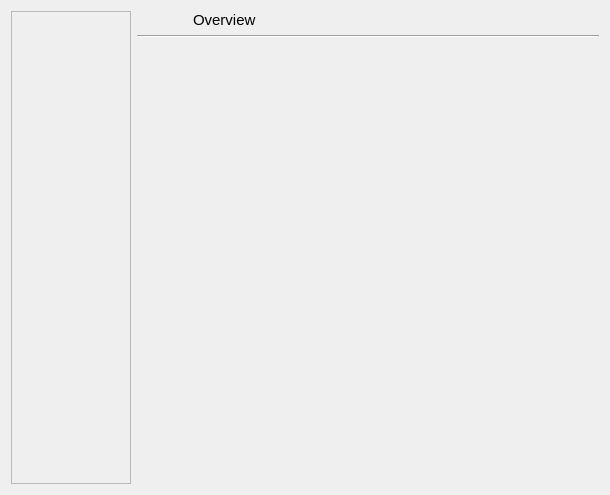
<?xml version="1.0" encoding="UTF-8"?>
<ui version="4.0">
 <class>MultiPageWidget</class>
 <widget class="QWidget" name="MultiPageWidget">
  <property name="geometry">
   <rect>
    <x>0</x>
    <y>0</y>
    <width>610</width>
    <height>495</height>
   </rect>
  </property>
  <property name="windowTitle">
   <string>Form</string>
  </property>
  <layout class="QHBoxLayout" name="horizontalLayout">
   <item>
    <widget class="QScrollArea" name="scrollAreaPages">
     <property name="maximumSize">
      <size>
       <width>120</width>
       <height>16777215</height>
      </size>
     </property>
     <property name="styleSheet">
      <string notr="true">QScrollArea2 {
	
	background-color: rgb(255, 255, 255);
}
QToolButto2 {
	height: 32px;
	padding-top: 9px;
	padding-bottom: 9px;

	
	background-color: rgb(255, 255, 255);
	border: none;
}</string>
     </property>
     <property name="horizontalScrollBarPolicy">
      <enum>Qt::ScrollBarAlwaysOff</enum>
     </property>
     <property name="widgetResizable">
      <bool>true</bool>
     </property>
     <widget class="QWidget" name="scrollAreaWidgetContents">
      <property name="geometry">
       <rect>
        <x>0</x>
        <y>0</y>
        <width>118</width>
        <height>475</height>
       </rect>
      </property>
      <property name="styleSheet">
       <string notr="true">QToolButton {
            background-color: white;
            border: 1px solid red;
            padding-top: 10px;
            padding-bottom: 10px;
			height: 48px;
        }</string>
      </property>
      <layout class="QVBoxLayout" name="verticalLayoutButtons">
       <property name="spacing">
        <number>0</number>
       </property>
       <property name="leftMargin">
        <number>0</number>
       </property>
       <property name="topMargin">
        <number>0</number>
       </property>
       <property name="rightMargin">
        <number>0</number>
       </property>
       <property name="bottomMargin">
        <number>0</number>
       </property>
       <item>
        <spacer name="verticalSpacer_3">
         <property name="orientation">
          <enum>Qt::Vertical</enum>
         </property>
         <property name="sizeHint" stdset="0">
          <size>
           <width>20</width>
           <height>246</height>
          </size>
         </property>
        </spacer>
       </item>
      </layout>
     </widget>
    </widget>
   </item>
   <item>
    <layout class="QVBoxLayout" name="verticalLayout_7">
     <item>
      <layout class="QHBoxLayout" name="horizontalLayout_2">
       <property name="topMargin">
        <number>0</number>
       </property>
       <item>
        <widget class="QLabel" name="labelPageIcon">
         <property name="sizePolicy">
          <sizepolicy hsizetype="Fixed" vsizetype="Preferred">
           <horstretch>50</horstretch>
           <verstretch>0</verstretch>
          </sizepolicy>
         </property>
         <property name="minimumSize">
          <size>
           <width>50</width>
           <height>0</height>
          </size>
         </property>
         <property name="text">
          <string/>
         </property>
        </widget>
       </item>
       <item>
        <widget class="QLabel" name="labelTitle">
         <property name="font">
          <font>
           <pointsize>11</pointsize>
          </font>
         </property>
         <property name="styleSheet">
          <string notr="true">border-left: 1px solid gray;</string>
         </property>
         <property name="text">
          <string>Overview</string>
         </property>
        </widget>
       </item>
      </layout>
     </item>
     <item>
      <widget class="Line" name="line">
       <property name="orientation">
        <enum>Qt::Horizontal</enum>
       </property>
      </widget>
     </item>
     <item>
      <widget class="QStackedWidget" name="stackedWidget">
       <property name="currentIndex">
        <number>-1</number>
       </property>
      </widget>
     </item>
    </layout>
   </item>
  </layout>
 </widget>
 <resources/>
 <connections/>
</ui>
